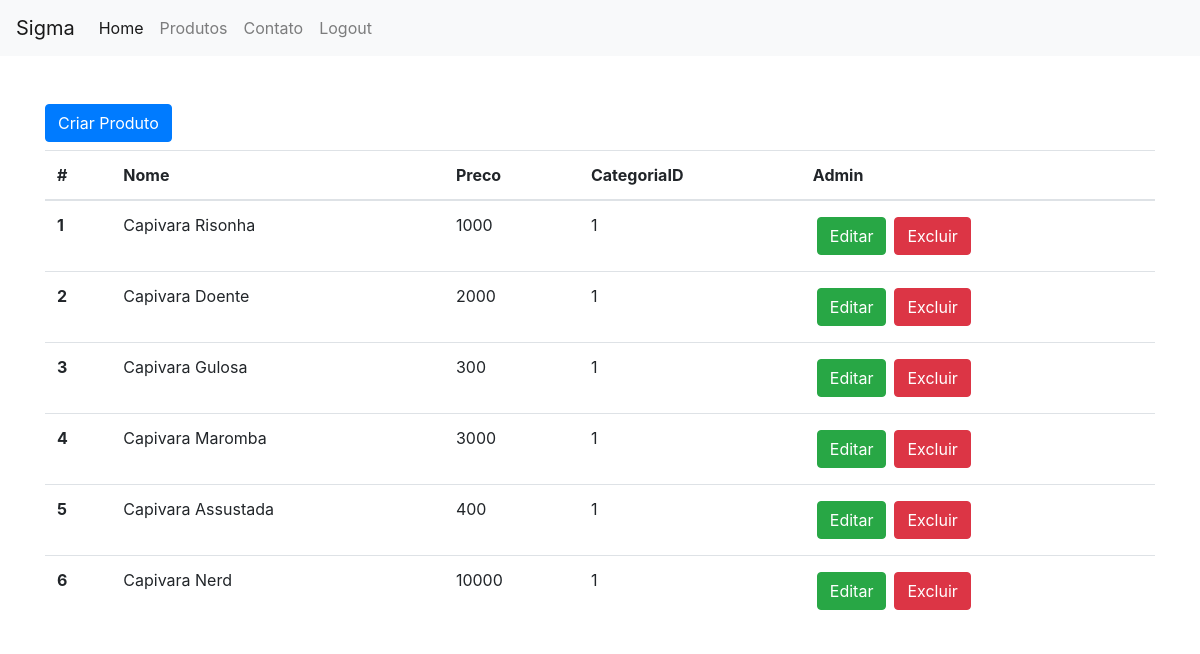
/admin/admin.php (signed in), run on the app's committed database.
### tables this page shows
CREATE TABLE `produtos` (
  `ProdutoID` int(11) NOT NULL,
  `Nome` varchar(150) NOT NULL,
  `Descricao` longtext NOT NULL,
  `Imagem` varchar(200) NOT NULL,
  `Preco` float NOT NULL,
  `CategoriaID` int(11) NOT NULL,
  `Ativo` tinyint(1) NOT NULL
);

### admin/admin.php (the view, shortened to what this page needs)
<?php
include_once '../includes/_head.php';
include_once 'headeradm.php';
require '../includes/Banco.php';
$sql = "SELECT * FROM produtos WHERE Ativo = 1";
$res = mysqli_query($conn, $sql);
?>
<div class="container mt-5">
    <a href="adminCreateView.php" class="btn btn-primary">Criar Produto</a>
    <table class="table mt-2">
    <thead>
        <tr>
        <th scope="col">#</th>
        <th scope="col">Nome</th>
        <th scope="col">Preco</th>
        <th scope="col">CategoriaID</th>
        <th scope="col">Admin</th>
        </tr>
    </thead>
    <tbody>
    <?php foreach($res as $produto):?>
        <tr>
        <th scope="row"><?= $produto['ProdutoID']?></th>
        <td><?= $produto['Nome']?></td>
        <td><?= $produto['Preco']?></td>
        <td><?= $produto['CategoriaID']?></td>
        <td><a href="adminUpdateView.php?id=<?=$produto['ProdutoID']?>" class="btn btn-success m-1">Editar</a><a href="adminDelete.php?id=<?=$produto['ProdutoID']?>" class="btn btn-danger m-1">Excluir</a></span></td>
        </tr>
    <?php endforeach ?>
    </tbody>
    </table>
</div>
<?php
include_once '../includes/_footer.php';
?>

### includes/_head.php (shortened to what this page needs)
<!doctype html>
<html lang="en">
<head>
    <link rel="stylesheet" href="https://cdn.jsdelivr.net/npm/bootstrap@4.6.1/dist/css/bootstrap.min.css"
>
    <link rel="stylesheet" href="./css/style.css">
</head>
<body>

### admin/headeradm.php
<header>
    <nav class="navbar navbar-expand-lg navbar-light bg-light">
        <a class="navbar-brand" href="./index.php">Sigma</a>
        <div class="collapse navbar-collapse" id="navbarNavDropdown">
            <ul class="navbar-nav">
                <li class="nav-item active">
                    <a class="nav-link" href="../index.php">Home</a>
                </li>
                <li class="nav-item">
                    <a class="nav-link" href="../produtos.php">Produtos</a>
                </li>
                <li class="nav-item">
                    <a class="nav-link" href="../contato.php">Contato</a>
                </li>
            <?php if($logado = 'logado'): ?>
                <li class="nav-item">
                    <a class="nav-link" href="logout.php">Logout</a>
                </li>
            <?php else:?>
                <li class="nav-item">
                    <a class="nav-link" href="login.php">Login</a>
                </li>
            <?php endif ?>
            </ul>
        </div>
    </nav>
</header>
<main>

### includes/_footer.php (shortened to what this page needs)
</main>
</body>
</html>

### css/style.css (style rules this page uses)
* { margin:0; padding:0; box-sizing: border-box; }

### data on the page
produtos: ProdutoID "1", Nome "Capivara Risonha", Preco "1000", CategoriaID "1"
produtos: ProdutoID "2", Nome "Capivara Doente", Preco "2000", CategoriaID "1"
produtos: ProdutoID "3", Nome "Capivara Gulosa", Preco "300", CategoriaID "1"
produtos: ProdutoID "4", Nome "Capivara Maromba", Preco "3000", CategoriaID "1"
produtos: ProdutoID "5", Nome "Capivara Assustada", Preco "400", CategoriaID "1"
produtos: ProdutoID "6", Nome "Capivara Nerd", Preco "10000", CategoriaID "1"
